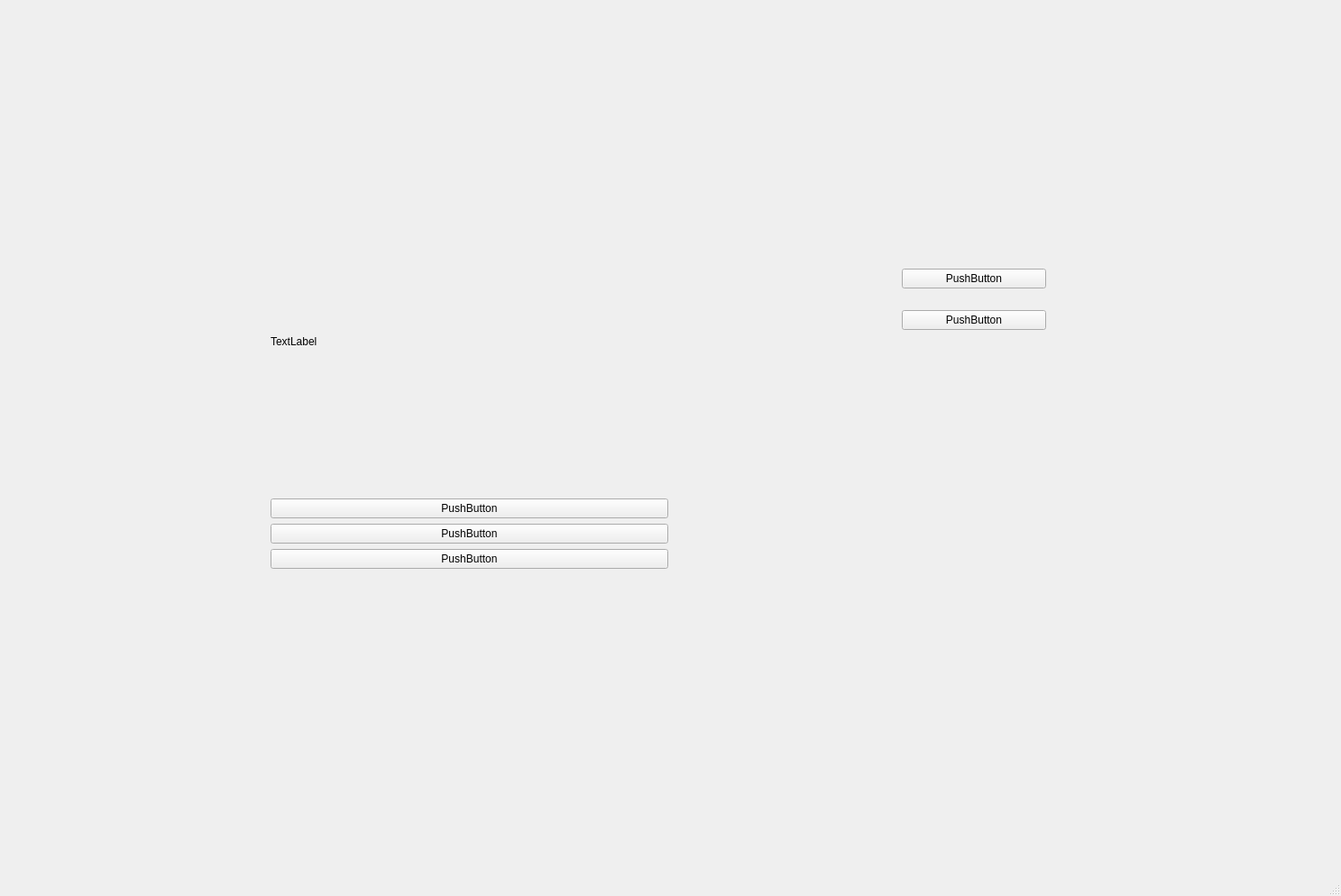
<?xml version="1.0" encoding="UTF-8"?>
<ui version="4.0">
 <class>MainWindow</class>
 <widget class="QMainWindow" name="MainWindow">
  <property name="geometry">
   <rect>
    <x>0</x>
    <y>0</y>
    <width>1487</width>
    <height>994</height>
   </rect>
  </property>
  <property name="windowTitle">
   <string>MainWindow</string>
  </property>
  <widget class="QWidget" name="centralwidget">
   <widget class="QWidget" name="verticalLayoutWidget">
    <property name="geometry">
     <rect>
      <x>1000</x>
      <y>280</y>
      <width>160</width>
      <height>106</height>
     </rect>
    </property>
    <layout class="QVBoxLayout" name="verticalLayout_2">
     <item>
      <widget class="QPushButton" name="pushButton_5">
       <property name="text">
        <string>PushButton</string>
       </property>
      </widget>
     </item>
     <item>
      <widget class="QPushButton" name="pushButton_4">
       <property name="text">
        <string>PushButton</string>
       </property>
      </widget>
     </item>
    </layout>
   </widget>
   <widget class="QWidget" name="">
    <property name="geometry">
     <rect>
      <x>300</x>
      <y>210</y>
      <width>441</width>
      <height>421</height>
     </rect>
    </property>
    <layout class="QVBoxLayout" name="verticalLayout">
     <item>
      <widget class="QLabel" name="label">
       <property name="text">
        <string>TextLabel</string>
       </property>
      </widget>
     </item>
     <item>
      <widget class="QPushButton" name="pushButton">
       <property name="text">
        <string>PushButton</string>
       </property>
      </widget>
     </item>
     <item>
      <widget class="QPushButton" name="pushButton_2">
       <property name="text">
        <string>PushButton</string>
       </property>
      </widget>
     </item>
     <item>
      <widget class="QPushButton" name="pushButton_3">
       <property name="text">
        <string>PushButton</string>
       </property>
      </widget>
     </item>
    </layout>
   </widget>
  </widget>
  <widget class="QMenuBar" name="menubar">
   <property name="geometry">
    <rect>
     <x>0</x>
     <y>0</y>
     <width>1487</width>
     <height>37</height>
    </rect>
   </property>
  </widget>
  <widget class="QStatusBar" name="statusbar"/>
 </widget>
 <resources/>
 <connections/>
</ui>
